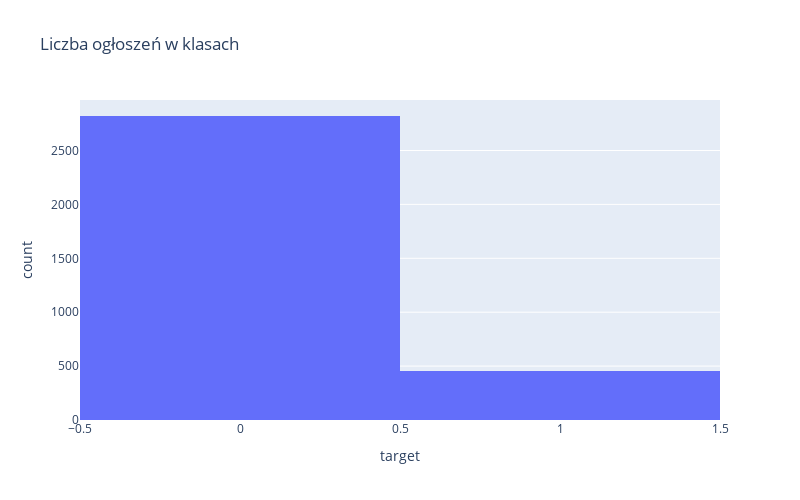

Notebook code for this chart:
### Code cell
# set size of the plot

fig = px.histogram(df, x=last_col_name, title='Liczba ogłoszeń w klasach')
fig.update_layout(width=800, height=500)
fig.show()

### Figure 1 — Plotly figure (JSON) as saved in the notebook; plotly's stock layout.template omitted (floating-point values rounded to 4 significant figures; data arrays with more than 128 entries replaced by an {"elided": "..."} marker saying what was removed)
{"data": [{"alignmentgroup": "True", "bingroup": "x", "hovertemplate": "target=%{x}<br>count=%{y}<extra></extra>", "legendgroup": "", "marker": {"color": "#636efa", "pattern": {"shape": ""}}, "name": "", "offsetgroup": "", "orientation": "v", "showlegend": false, "type": "histogram", "x": {"elided": "3279 int values"}, "xaxis": "x", "yaxis": "y"}], "layout": {"barmode": "relative", "height": 500, "legend": {"tracegroupgap": 0}, "title": {"text": "Liczba ogłoszeń w klasach"}, "width": 800, "xaxis": {"anchor": "y", "domain": [0, 1], "title": {"text": "target"}}, "yaxis": {"anchor": "x", "domain": [0, 1], "title": {"text": "count"}}}}
